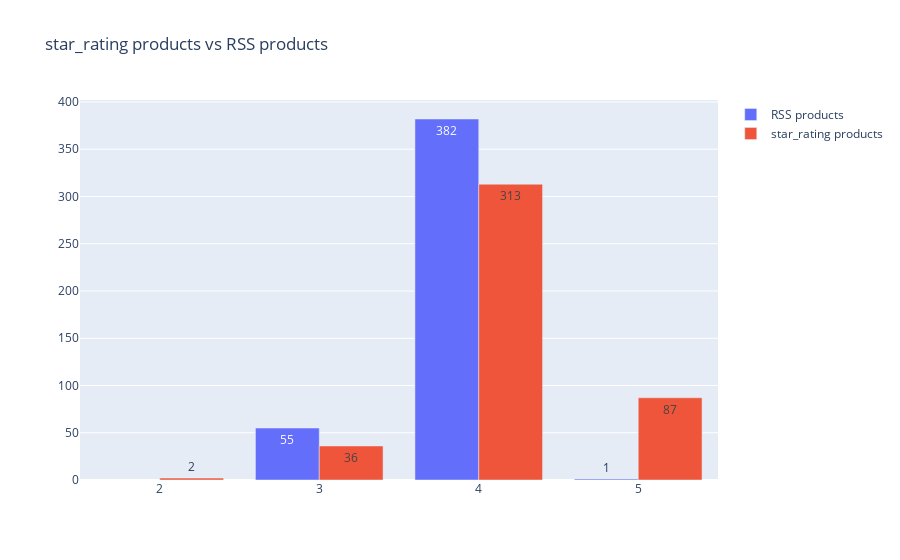

The notebook cell saved with this chart:
### Code cell
rss_products = scores_df['normalized_RSS'].round().value_counts()
star_products = scores_df['star_rating'].round().value_counts()

fig = go.Figure()
fig.add_trace(go.Bar(x=rss_products.index, y=rss_products.values,
                #base=[-500,-600,-700],
                #marker_color='green',
                text=rss_products.values,
                name='RSS products',
                #texttemplate='%{text:.2f}',
                textposition='auto',
                ))

fig.add_trace(go.Bar(x=star_products.index, y=star_products.values,
                #base=[-500,-600,-700],
                #marker_color='green',
                text=star_products.values,
                name='star_rating products',
                #texttemplate='%{text:.2f}',
                textposition='auto',
                ))

fig.update_layout(
    title = 'star_rating products vs RSS products'
)
fig.show()

### Figure 1 — Plotly figure (JSON) as saved in the notebook; plotly's stock layout.template omitted (floating-point values rounded to 4 significant figures)
{"data": [{"name": "RSS products", "text": [382, 55, 1], "textposition": "auto", "type": "bar", "x": [4, 3, 5], "y": [382, 55, 1]}, {"name": "star_rating products", "text": [313, 87, 36, 2], "textposition": "auto", "type": "bar", "x": [4, 5, 3, 2], "y": [313, 87, 36, 2]}], "layout": {"autosize": true, "title": {"text": "star_rating products vs RSS products"}, "xaxis": {"autorange": true, "range": [1.5, 5.5], "type": "linear"}, "yaxis": {"autorange": true, "range": [0, 402.1], "type": "linear"}}}
